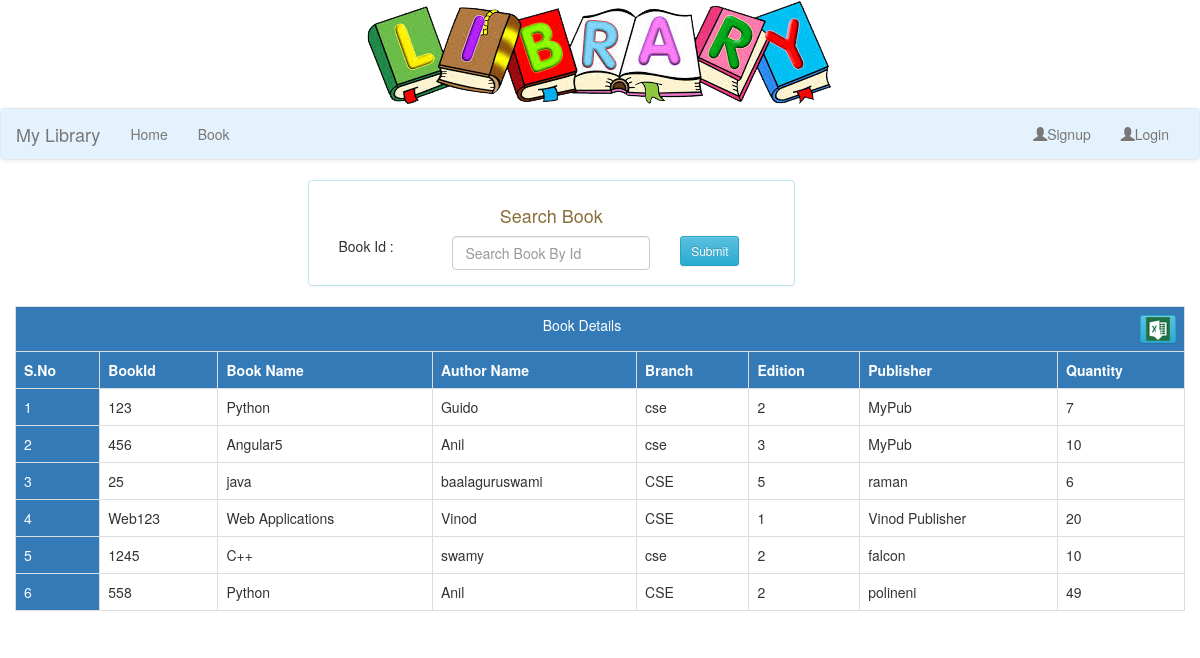
Screenshot of /lbook/Clientbook with the database file from the repository.
### LBook/models.py (models this page shows, shortened)
class Book(models.Model):
	branch=(('cse','CSE'),('ece','ECE'),('eee',"EEE"),('Mech',"MECH"))
	bookid=models.CharField(max_length=50,unique=True)
	name=models.CharField(max_length=300)
	authorname=models.CharField(max_length=100)
	dept=models.CharField(max_length=100,choices=branch)
	edition=models.CharField(max_length=20)
	publisher=models.CharField(max_length=300)
	quantity=models.IntegerField()

### LBook/views.py (the view)
# urls.py: path("Clientbook",views.clientBookSearches,name="Clientsearches"),
def clientBookSearches(request):
	if request.method=="POST":
		book_id=request.POST['booksearch']
		if Book.objects.filter(bookid=book_id).exists():
			book=Book.objects.get(bookid=book_id)
			return render(request,"clientBookSearches.html",{'book':book})
		else:
			msg="Book Not Found"
			return render(request,"clientBookSearches.html",{'msg':msg})
	else:
		books=Book.objects.all()
		return render(request,"clientBookSearches.html",{'books':books})
	return render(request,"clientBookSearches.html")

### templates/clientBookSearches.html (shortened to what this page needs)
{% extends 'base.html' %}
{% load staticfiles %}
{% block content %}
<div class="container-fluid">
	<div class="panel panel-body panel-info col-sm-5 col-sm-offset-3">
		<div class="center-block">
			<h4 class="text-center text-warning">Search Book</h4>
			<form action="{% url 'lbook:Clientsearches'%}" method="post" >
				<div class="col-sm-3">Book Id :</div>
				<div class="col-sm-6">
					<input type="text" name="booksearch" class="form-control" placeholder="Search Book By Id" required="required">
				</div>
				<div class="col-sm-2">
					<input type="submit" class="btn btn-info btn-sm">
				</div>
			</form>
		</div>
	</div>
	<div class="bg-default">
	{% if books %}
		<table class="table table-bordered table-hover table2excel">
			<tr class="bg-primary">
				<td colspan="8" align="center">Book Details <button class="btn btn-info btn-xs pull-right"><img src="{%static 'images/excel.gif'%}" class="pull-right" id="Xcel" class="noExl" ></button></td>
			</tr>
			<tr class="bg-primary">
				<th>S.No</th>
				<th>BookId</th>
				<th>Book Name</th>
				<th>Author Name</th>
				<th>Branch</th>
				<th>Edition</th>
				<th>Publisher</th>
				<th>Quantity</th>
			</tr>
			{% for book in books %}
				<tr>
					<td class="bg-primary">{{forloop.counter}}</td>
					<td>{{book.bookid}}</td>
					<td>{{book.name}}</td>
					<td>{{book.authorname}}</td>
					<td>{{book.dept}}</td>
					<td>{{book.edition}}</td>
					<td>{{book.publisher}}</td>
					<td>{{book.quantity}}</td>
				</tr>
			{% endfor %}
		</table>
	{% endif %}
	</div>
</div>
{% endblock %}

### templates/base.html (shortened to what this page needs)
<!DOCTYPE html>
<html>
<head>
	{% load staticfiles %}
    <link rel="stylesheet" href="{% static 'bootstrap/css/bootstrap.min.css' %}">
    <link rel="stylesheet" href="{% static 'bootstrap/css/bootstrap-theme.min.css' %}">
	<link rel="stylesheet" href="//code.jquery.com/ui/1.12.1/themes/base/jquery-ui.css">
	<link rel="stylesheet" href="/static/animate/animate.css">
</head>
<body>
	<img src="{% static 'images/image.png' %}" class="img-responsive center-block" style="height:100px,width:200px" >
	<div id="navbar">
		<nav class="navbar navbar-default">
		  <div class="container-fluid" style="background-color:#e3f2fd;">
		    <div class="navbar-header">
              <a class="navbar-brand" href="#">My Library</a>
    </div>
		    <div class="collapse navbar-collapse" id="myNavbar">
		      <ul class="nav navbar-nav">
		        <li><a href="{% url 'lbook:home' %}">Home</a></li>
		        <li><a href="{% url 'lbook:Clientsearches' %}">Book</a>
		      </ul>
		      <ul class="nav navbar-nav navbar-right">
		      	<li class=""><a href="{% url 'lbook:signup' %}"><span class="glyphicon glyphicon-user"></span>Signup</a></li>
		      	<li class=""><a href="{% url 'lbook:login' %}"><span class="glyphicon glyphicon-user"></span>Login</a></li>
		      </ul>
		  </div>
		  </div>
		</nav>
	</div>
	<div class="">
		{% block content %}{% endblock %}
	</div>
</body>
</html>

### rows the page displays
Book: bookid "123", name "Python", authorname "Guido", dept "cse", edition "2", publisher "MyPub", quantity "7"
Book: bookid "456", name "Angular5", authorname "Anil", dept "cse", edition "3", publisher "MyPub", quantity "10"
Book: bookid "25", name "java", authorname "baalaguruswami", dept "CSE", edition "5", publisher "raman", quantity "6"
Book: bookid "Web123", name "Web Applications", authorname "Vinod", dept "CSE", edition "1", publisher "Vinod Publisher", quantity "20"
Book: bookid "1245", name "C++", authorname "swamy", dept "cse", edition "2", publisher "falcon", quantity "10"
Book: bookid "558", name "Python", authorname "Anil", dept "CSE", edition "2", publisher "polineni", quantity "49"
